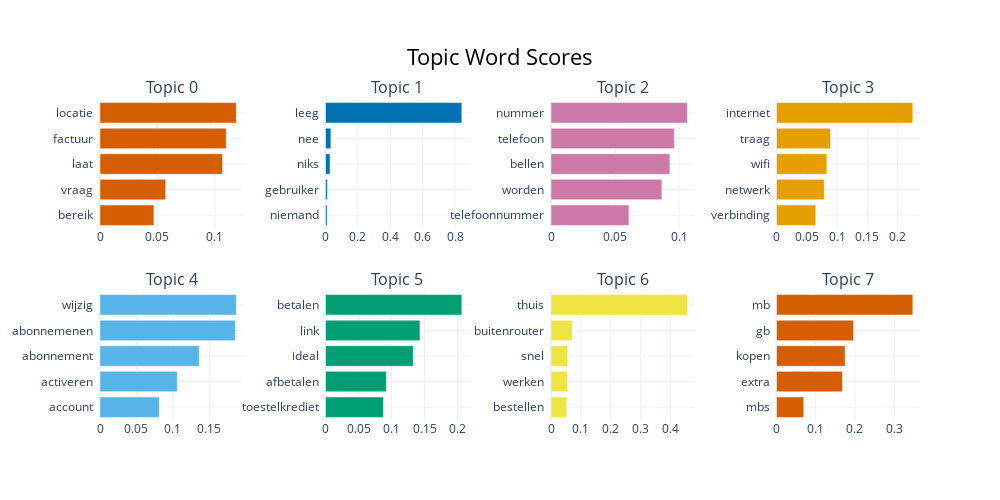

The code cell stored with this chart in its notebook:
### Code cell
model_test.visualize_barchart()

### Figure 1 — Plotly figure (JSON) as saved in the notebook; plotly's stock layout.template omitted (floating-point values rounded to 4 significant figures)
{"data": [{"marker": {"color": "#D55E00"}, "orientation": "h", "type": "bar", "x": [0.04689, 0.05712, 0.1066, 0.1098, 0.1186], "xaxis": "x", "y": ["bereik  ", "vraag  ", "laat  ", "factuur  ", "locatie  "], "yaxis": "y"}, {"marker": {"color": "#0072B2"}, "orientation": "h", "type": "bar", "x": [0.009595, 0.01137, 0.02817, 0.03305, 0.8414], "xaxis": "x2", "y": ["niemand  ", "gebruiker  ", "niks  ", "nee  ", "leeg  "], "yaxis": "y2"}, {"marker": {"color": "#CC79A7"}, "orientation": "h", "type": "bar", "x": [0.06082, 0.08658, 0.09285, 0.09633, 0.1065], "xaxis": "x3", "y": ["telefoonnummer  ", "worden  ", "bellen  ", "telefoon  ", "nummer  "], "yaxis": "y3"}, {"marker": {"color": "#E69F00"}, "orientation": "h", "type": "bar", "x": [0.06482, 0.07899, 0.08322, 0.08913, 0.2251], "xaxis": "x4", "y": ["verbinding  ", "netwerk  ", "wifi  ", "traag  ", "internet  "], "yaxis": "y4"}, {"marker": {"color": "#56B4E9"}, "orientation": "h", "type": "bar", "x": [0.08121, 0.106, 0.1359, 0.1856, 0.1869], "xaxis": "x5", "y": ["account  ", "activeren  ", "abonnement  ", "abonnemenen  ", "wijzig  "], "yaxis": "y5"}, {"marker": {"color": "#009E73"}, "orientation": "h", "type": "bar", "x": [0.08769, 0.09213, 0.1328, 0.1431, 0.2065], "xaxis": "x6", "y": ["toestelkrediet  ", "afbetalen  ", "ideal  ", "link  ", "betalen  "], "yaxis": "y6"}, {"marker": {"color": "#F0E442"}, "orientation": "h", "type": "bar", "x": [0.05256, 0.05479, 0.05533, 0.07093, 0.4558], "xaxis": "x7", "y": ["bestellen  ", "werken  ", "snel  ", "buitenrouter  ", "thuis  "], "yaxis": "y7"}, {"marker": {"color": "#D55E00"}, "orientation": "h", "type": "bar", "x": [0.06938, 0.1681, 0.1748, 0.1962, 0.3475], "xaxis": "x8", "y": ["mbs  ", "extra  ", "kopen  ", "gb  ", "mb  "], "yaxis": "y8"}], "layout": {"annotations": [{"font": {"size": 16}, "showarrow": false, "text": "Topic 0", "x": 0.0875, "xanchor": "center", "xref": "paper", "y": 1, "yanchor": "bottom", "yref": "paper"}, {"font": {"size": 16}, "showarrow": false, "text": "Topic 1", "x": 0.3625, "xanchor": "center", "xref": "paper", "y": 1, "yanchor": "bottom", "yref": "paper"}, {"font": {"size": 16}, "showarrow": false, "text": "Topic 2", "x": 0.6375, "xanchor": "center", "xref": "paper", "y": 1, "yanchor": "bottom", "yref": "paper"}, {"font": {"size": 16}, "showarrow": false, "text": "Topic 3", "x": 0.9125, "xanchor": "center", "xref": "paper", "y": 1, "yanchor": "bottom", "yref": "paper"}, {"font": {"size": 16}, "showarrow": false, "text": "Topic 4", "x": 0.0875, "xanchor": "center", "xref": "paper", "y": 0.4, "yanchor": "bottom", "yref": "paper"}, {"font": {"size": 16}, "showarrow": false, "text": "Topic 5", "x": 0.3625, "xanchor": "center", "xref": "paper", "y": 0.4, "yanchor": "bottom", "yref": "paper"}, {"font": {"size": 16}, "showarrow": false, "text": "Topic 6", "x": 0.6375, "xanchor": "center", "xref": "paper", "y": 0.4, "yanchor": "bottom", "yref": "paper"}, {"font": {"size": 16}, "showarrow": false, "text": "Topic 7", "x": 0.9125, "xanchor": "center", "xref": "paper", "y": 0.4, "yanchor": "bottom", "yref": "paper"}], "height": 500, "hoverlabel": {"bgcolor": "white", "font": {"family": "Rockwell", "size": 16}}, "showlegend": false, "title": {"font": {"color": "Black", "size": 22}, "text": "Topic Word Scores", "x": 0.5, "xanchor": "center", "yanchor": "top"}, "width": 1000, "xaxis": {"anchor": "y", "domain": [0, 0.175], "showgrid": true}, "xaxis2": {"anchor": "y2", "domain": [0.275, 0.45], "showgrid": true}, "xaxis3": {"anchor": "y3", "domain": [0.55, 0.725], "showgrid": true}, "xaxis4": {"anchor": "y4", "domain": [0.825, 1], "showgrid": true}, "xaxis5": {"anchor": "y5", "domain": [0, 0.175], "showgrid": true}, "xaxis6": {"anchor": "y6", "domain": [0.275, 0.45], "showgrid": true}, "xaxis7": {"anchor": "y7", "domain": [0.55, 0.725], "showgrid": true}, "xaxis8": {"anchor": "y8", "domain": [0.825, 1], "showgrid": true}, "yaxis": {"anchor": "x", "domain": [0.6, 1], "showgrid": true}, "yaxis2": {"anchor": "x2", "domain": [0.6, 1], "showgrid": true}, "yaxis3": {"anchor": "x3", "domain": [0.6, 1], "showgrid": true}, "yaxis4": {"anchor": "x4", "domain": [0.6, 1], "showgrid": true}, "yaxis5": {"anchor": "x5", "domain": [0, 0.4], "showgrid": true}, "yaxis6": {"anchor": "x6", "domain": [0, 0.4], "showgrid": true}, "yaxis7": {"anchor": "x7", "domain": [0, 0.4], "showgrid": true}, "yaxis8": {"anchor": "x8", "domain": [0, 0.4], "showgrid": true}}}
